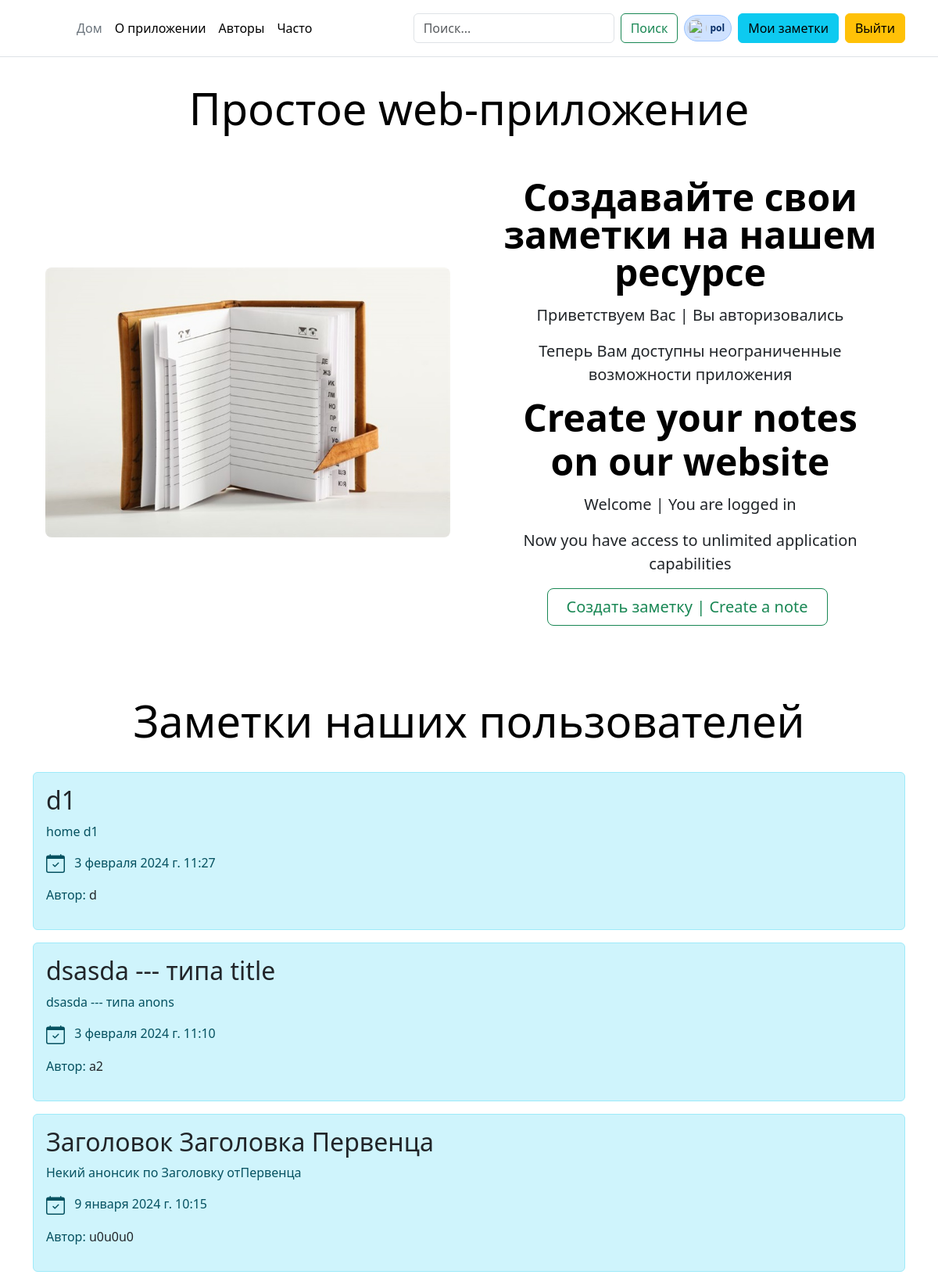
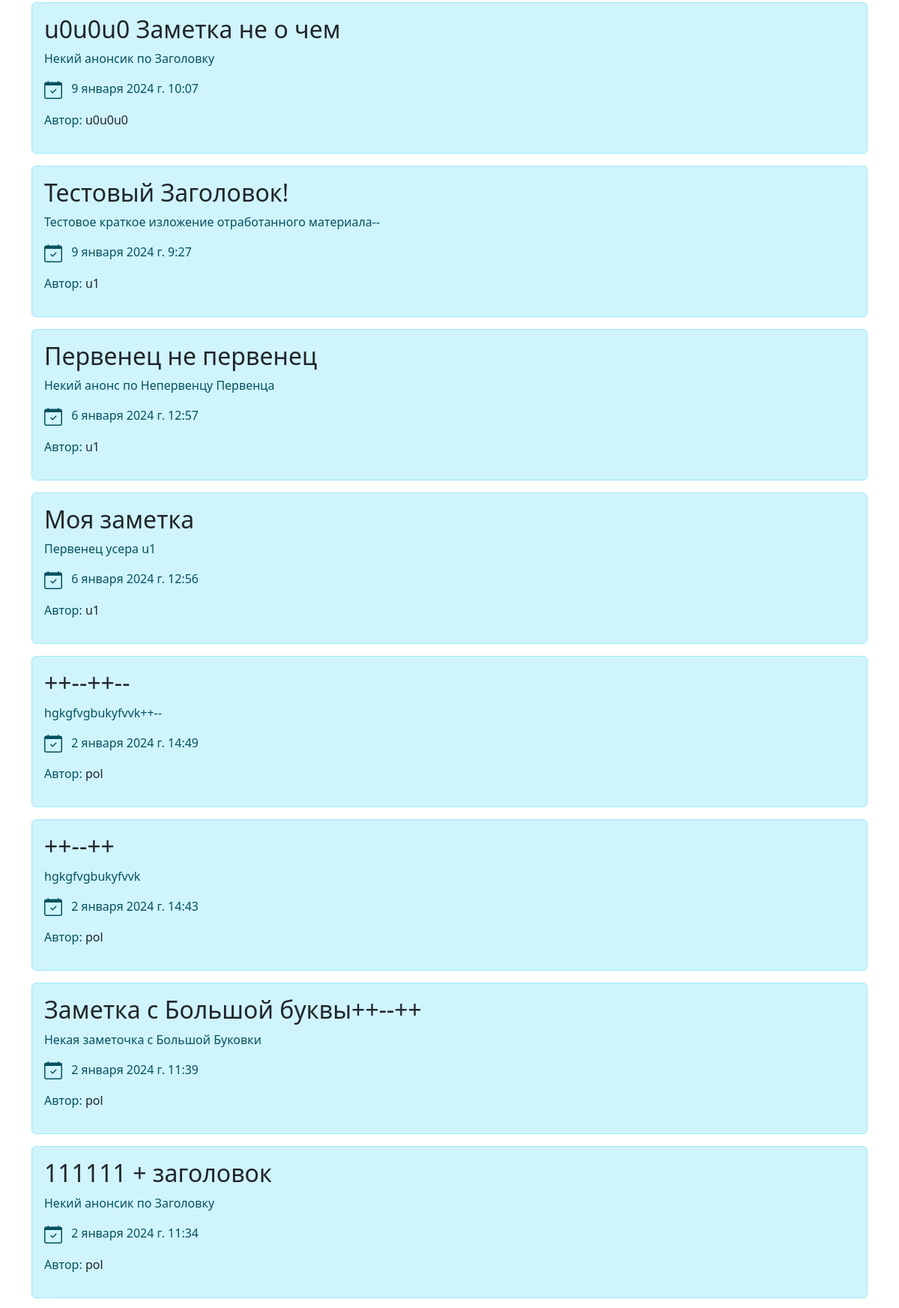
/ (signed in, upper part), run on the app's committed database (2 pictures, top to bottom).
### user/models.py (models this page shows)
class User(AbstractUser):
    phone = models.CharField(max_length=11, null=True, blank=True)
    country = models.CharField(max_length=20, null=True, blank=True)
    class Meta:
        db_table = "users"

### notes/models.py (models this page shows, shortened)
class Note(models.Model):
    uuid = models.UUIDField(primary_key=True, default=uuid.uuid4, editable=False)
    title = models.CharField(max_length=255)
    anons = models.CharField(max_length=255)
    content = models.TextField()
    created_at = models.DateTimeField(auto_now_add=True)
    mod_time = models.DateTimeField(null=True, blank=True)
    image = models.ImageField(upload_to=upload_to, null=True, blank=True, verbose_name="Превью")
    user = models.ForeignKey(get_user_model(), on_delete=models.CASCADE)
    objects = models.Manager()  # Он подключается к базе.
    class Meta:
        ordering = ['-created_at']  # Дефис это означает DESC сортировку (обратную).
        indexes = [
            models.Index(fields=("created_at",), name="created_at_index"),
        ]

### notes/views.py (the view)
# urls.py: path('', home_page_view, name='home'),
def home_page_view(request):
    all_notes = Note.objects.all()  # Получение всех записей из таблицы этой модели.
    context: dict = {
        "notes": all_notes[:20]
    }
    return render(request, "home.html", context)

### templates/home.html (shortened to what this page needs)
{% extends "base.html" %}
{% load static %}
{% block content %}
<div class='container'>
  <div class="pricing-header p-3 pb-md-4 mx-auto text-center">
    <h1 class="display-4 fw-normal text-body-emphasis">Простое web-приложение</h1>
    <div class="row flex-lg-row-reverse align-items-center g-5 py-5">
      <div class="col-lg-6">
        {% if user.is_authenticated %}
          <h1 class="display-5 fw-bold text-body-emphasis lh-1 mb-3">Создавайте свои заметки на нашем ресурсе</h1>
          <p class="lead">Приветствуем Вас | Вы авторизовались</p>
          <p class="lead">Теперь Вам доступны неограниченные возможности приложения</p>
          <h1 class="display-5 fw-bold text-body-emphasis lh-1">Create your notes</h1>
          <h1 class="display-5 fw-bold text-body-emphasis lh-1 mb-3">on our website</h1>
          <p class="lead">Welcome | You are logged in</p>
          <p class="lead">Now you have access to unlimited application capabilities</p>
          <a href="{% url 'create' %}" class="btn btn-outline-success btn-lg px-4 me-md-2">Создать заметку | Create a note</a>
        {% endif %}
      </div>
      <div class="col-10 col-sm-8 col-lg-6">
        <img src="{% static 'img/welcome.jpg' %}"
             class="d-block mx-lg-auto img-fluid rounded-3" alt="Bootstrap Themes" width="700" height="500" loading="lazy">
      </div>
    </div>
  </div>
</div>
<div class='container'>
  <div class="pricing-header p-3 pb-md-4 mx-auto text-center">
    <h1 class="display-4 fw-normal text-body-emphasis">Заметки наших пользователей</h1>
  </div>
  {% if notes|length > 0 %}
    {% for note in notes %}
      <div class="alert alert-info">
        <h2>
          <a class="text-dark text-decoration-none" href="{% url 'note' note.uuid %}">{{ note.title }}</a>
        </h2>
        <p>{{ note.anons }}</p>
        <p class="card-text my-3">
          {{ note.created_at }}
        </p>
        <p>Автор:
          <a class="text-dark text-decoration-none" href="{% url 'user_notes' note.user %}">{{ note.user }}</a>
        </p>
      </div>
    {% endfor %}
  {% else %}
    <p>У нас пока нет заметок. Разместите первую.</p>
  {% endif %}
</div>
{% endblock %}

### templates/menu.html (shortened to what this page needs)
{% if user.is_authenticated %}
  <header class="p-3 mb-3 border-bottom">
    <div class="container">
      <div class="d-flex flex-wrap align-items-center justify-content-center justify-content-lg-start">
        <a href="/" class="d-flex align-items-center mb-2 mb-lg-0 link-body-emphasis text-decoration-none">
          <svg class="bi me-2" width="40" height="32" role="img" aria-label="Бутстрап"><use xlink:href="#bootstrap"></use></svg>
        </a>
        <ul class="nav col-12 col-lg-auto me-lg-auto mb-2 justify-content-center mb-md-0">
          <li><a href="{% url 'home' %}" class="nav-link px-2 link-secondary">Дом</a></li>
          <li><a href="{% url 'about' %}" class="nav-link px-2 link-body-emphasis">О приложении</a></li>
          <li><a href="{% url 'all_users' %}" class="nav-link px-2 link-body-emphasis">Авторы</a></li>
          <li><a href="#" class="nav-link px-2 link-body-emphasis">Часто</a></li>
        </ul>
        <form class="d-flex" role="search" action="{% url 'filter-notes' %}">
          <input name="search" value="{{ search_value_form }}"
                 class="form-control me-2" type="search" placeholder="Поиск..." aria-label="Поиск">
          <button class="btn btn-outline-success me-2" type="submit">Поиск</button>
        </form>
        <div class="d-flex gap-2 justify-content-center me-2">
          <span class="badge d-flex align-items-center p-1 pe-2 text-primary-emphasis bg-primary-subtle border border-primary-subtle rounded-pill">
            <img class="rounded-circle me-1" width="24" height="24" src="https://github.com/mdo.png" alt="">{{ user }}
          </span>
        </div>
        <div class="text-end">
          <a class="btn btn-info me-2" href="{% url 'your_notes' user %}" role="button">Мои заметки</a>
        </div>
        <form action="{% url 'logout' %}" method="post">
          <button class="btn btn-warning" type="submit">Выйти</button>
        </form>
      </div>
    </div>
  </header>
{% endif %}

### data on the page
User: username "pol"
Note: title "d1", anons "home d1", created_at "3 февраля 2024 г. 11:27", user "d"
Note: title "dsasda --- типа title", anons "dsasda --- типа anons", created_at "3 февраля 2024 г. 11:10", user "a2"
Note: title "Заголовок Заголовка Первенца", anons "Некий анонсик по Заголовку отПервенца", created_at "9 января 2024 г. 10:15", user "u0u0u0"
Note: title "u0u0u0 Заметка не о чем", anons "Некий анонсик по Заголовку", created_at "9 января 2024 г. 10:07", user "u0u0u0"
Note: title "Тестовый Заголовок!", anons "Тестовое краткое изложение отработанного материала--", created_at "9 января 2024 г. 9:27", user "u1"
Note: title "Первенец не первенец", anons "Некий анонс по Непервенцу Первенца", created_at "6 января 2024 г. 12:57", user "u1"
Note: title "Моя заметка", anons "Первенец усера u1", created_at "6 января 2024 г. 12:56", user "u1"
Note: title "++--++--", anons "hgkgfvgbukyfvvk++--", created_at "2 января 2024 г. 14:49", user "pol"
Note: title "++--++", anons "hgkgfvgbukyfvvk", created_at "2 января 2024 г. 14:43", user "pol"
Note: title "Заметка с Большой буквы++--++", anons "Некая заметочка с Большой Буковки", created_at "2 января 2024 г. 11:39", user "pol"
Note: title "111111 + заголовок", anons "Некий анонсик по Заголовку", created_at "2 января 2024 г. 11:34", user "pol"
